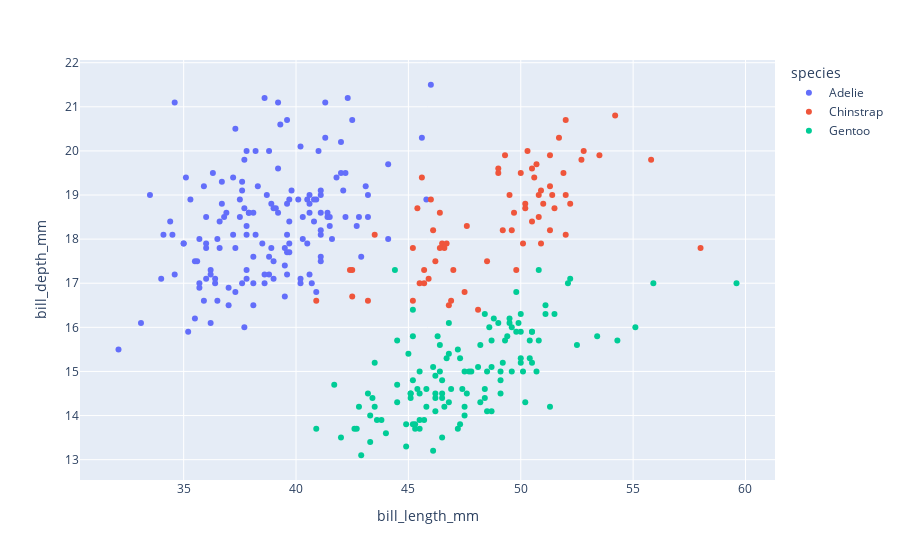

Notebook cell for this chart:
### Markdown cell above
## Visualizing the data using Plotly Express

* Make a similar chart using Plotly Express.

Plotly Express, a part of the Plotly library, is designed for interactive visualizations, and it supports tooltips.

### Code cell
import plotly.express as px
px.scatter(
    data_frame=df,
    x = "bill_length_mm",
    y = "bill_depth_mm",
    color = "species",
    hover_data = ["species", "bill_length_mm", "bill_depth_mm", "island"]
)

### Figure 1 — Plotly figure (JSON) as saved in the notebook; plotly's stock layout.template omitted (floating-point values rounded to 4 significant figures; data arrays with more than 128 entries replaced by an {"elided": "..."} marker saying what was removed)
{"data": [{"customdata": {"elided": "152x2 str values"}, "hovertemplate": "species=%{customdata[0]}<br>bill_length_mm=%{x}<br>bill_depth_mm=%{y}<br>island=%{customdata[1]}<extra></extra>", "legendgroup": "Adelie", "marker": {"color": "#636efa", "symbol": "circle"}, "mode": "markers", "name": "Adelie", "orientation": "v", "showlegend": true, "type": "scatter", "x": {"elided": "152 float values"}, "xaxis": "x", "y": {"elided": "152 float values"}, "yaxis": "y"}, {"customdata": {"elided": "68x2 str values"}, "hovertemplate": "species=%{customdata[0]}<br>bill_length_mm=%{x}<br>bill_depth_mm=%{y}<br>island=%{customdata[1]}<extra></extra>", "legendgroup": "Chinstrap", "marker": {"color": "#EF553B", "symbol": "circle"}, "mode": "markers", "name": "Chinstrap", "orientation": "v", "showlegend": true, "type": "scatter", "x": [46.5, 50, 51.3, 45.4, 52.7, 45.2, 46.1, 51.3, 46, 51.3, 46.6, 51.7, 47, 52, 45.9, 50.5, 50.3, 58, 46.4, 49.2, 42.4, 48.5, 43.2, 50.6, 46.7, 52, 50.5, 49.5, 46.4, 52.8, 40.9, 54.2, 42.5, 51, 49.7, 47.5, 47.6, 52, 46.9, 53.5, 49, 46.2, 50.9, 45.5, 50.9, 50.8, 50.1, 49, 51.5, 49.8, 48.1, 51.4, 45.7, 50.7, 42.5, 52.2, 45.2, 49.3, 50.2, 45.6, 51.9, 46.8, 45.7, 55.8, 43.5, 49.6, 50.8, 50.2], "xaxis": "x", "y": [17.9, 19.5, 19.2, 18.7, 19.8, 17.8, 18.2, 18.2, 18.9, 19.9, 17.8, 20.3, 17.3, 18.1, 17.1, 19.6, 20, 17.8, 18.6, 18.2, 17.3, 17.5, 16.6, 19.4, 17.9, 19, 18.4, 19, 17.8, 20, 16.6, 20.8, 16.7, 18.8, 18.6, 16.8, 18.3, 20.7, 16.6, 19.9, 19.5, 17.5, 19.1, 17, 17.9, 18.5, 17.9, 19.6, 18.7, 17.3, 16.4, 19, 17.3, 19.7, 17.3, 18.8, 16.6, 19.9, 18.8, 19.4, 19.5, 16.5, 17, 19.8, 18.1, 18.2, 19, 18.7], "yaxis": "y"}, {"customdata": {"elided": "124x2 str values"}, "hovertemplate": "species=%{customdata[0]}<br>bill_length_mm=%{x}<br>bill_depth_mm=%{y}<br>island=%{customdata[1]}<extra></extra>", "legendgroup": "Gentoo", "marker": {"color": "#00cc96", "symbol": "circle"}, "mode": "markers", "name": "Gentoo", "orientation": "v", "showlegend": true, "type": "scatter", "x": [46.1, 50, 48.7, 50, 47.6, 46.5, 45.4, 46.7, 43.3, 46.8, 40.9, 49, 45.5, 48.4, 45.8, 49.3, 42, 49.2, 46.2, 48.7, 50.2, 45.1, 46.5, 46.3, 42.9, 46.1, 44.5, 47.8, 48.2, 50, 47.3, 42.8, 45.1, 59.6, 49.1, 48.4, 42.6, 44.4, 44, 48.7, 42.7, 49.6, 45.3, 49.6, 50.5, 43.6, 45.5, 50.5, 44.9, 45.2, 46.6, 48.5, 45.1, 50.1, 46.5, 45, 43.8, 45.5, 43.2, 50.4, 45.3, 46.2, 45.7, 54.3, 45.8, 49.8, 46.2, 49.5, 43.5, 50.7, 47.7, 46.4, 48.2, 46.5, 46.4, 48.6, 47.5, 51.1, 45.2, 45.2, 49.1, 52.5, 47.4, 50, 44.9, 50.8, 43.4, 51.3, 47.5, 52.1, 47.5, 52.2, 45.5, 49.5, 44.5, 50.8, 49.4, 46.9, 48.4, 51.1, 48.5, 55.9, 47.2, 49.1, 47.3, 46.8, 41.7, 53.4, 43.3, 48.1, 50.5, 49.8, 43.5, 51.5, 46.2, 55.1, 44.5, 48.8, 47.2, null, 46.8, 50.4, 45.2, 49.9], "xaxis": "x", "y": [13.2, 16.3, 14.1, 15.2, 14.5, 13.5, 14.6, 15.3, 13.4, 15.4, 13.7, 16.1, 13.7, 14.6, 14.6, 15.7, 13.5, 15.2, 14.5, 15.1, 14.3, 14.5, 14.5, 15.8, 13.1, 15.1, 14.3, 15, 14.3, 15.3, 15.3, 14.2, 14.5, 17, 14.8, 16.3, 13.7, 17.3, 13.6, 15.7, 13.7, 16, 13.7, 15, 15.9, 13.9, 13.9, 15.9, 13.3, 15.8, 14.2, 14.1, 14.4, 15, 14.4, 15.4, 13.9, 15, 14.5, 15.3, 13.8, 14.9, 13.9, 15.7, 14.2, 16.8, 14.4, 16.2, 14.2, 15, 15, 15.6, 15.6, 14.8, 15, 16, 14.2, 16.3, 13.8, 16.4, 14.5, 15.6, 14.6, 15.9, 13.8, 17.3, 14.4, 14.2, 14, 17, 15, 17.1, 14.5, 16.1, 14.7, 15.7, 15.8, 14.6, 14.4, 16.5, 15, 17, 15.5, 15, 13.8, 16.1, 14.7, 15.8, 14, 15.1, 15.2, 15.9, 15.2, 16.3, 14.1, 16, 15.7, 16.2, 13.7, null, 14.3, 15.7, 14.8, 16.1], "yaxis": "y"}], "layout": {"legend": {"title": {"text": "species"}, "tracegroupgap": 0}, "margin": {"t": 60}, "xaxis": {"anchor": "y", "domain": [0, 1], "title": {"text": "bill_length_mm"}}, "yaxis": {"anchor": "x", "domain": [0, 1], "title": {"text": "bill_depth_mm"}}}}
